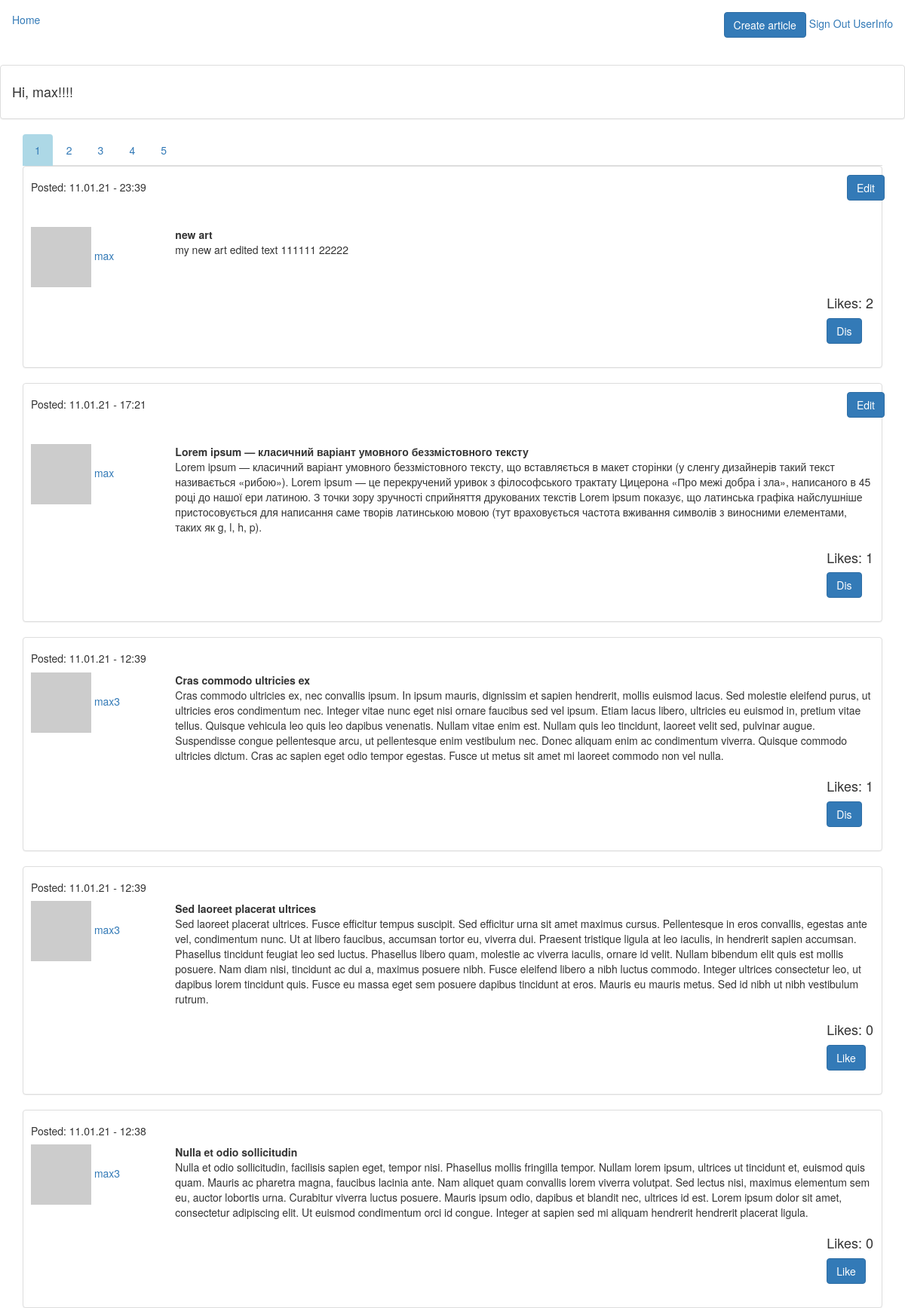
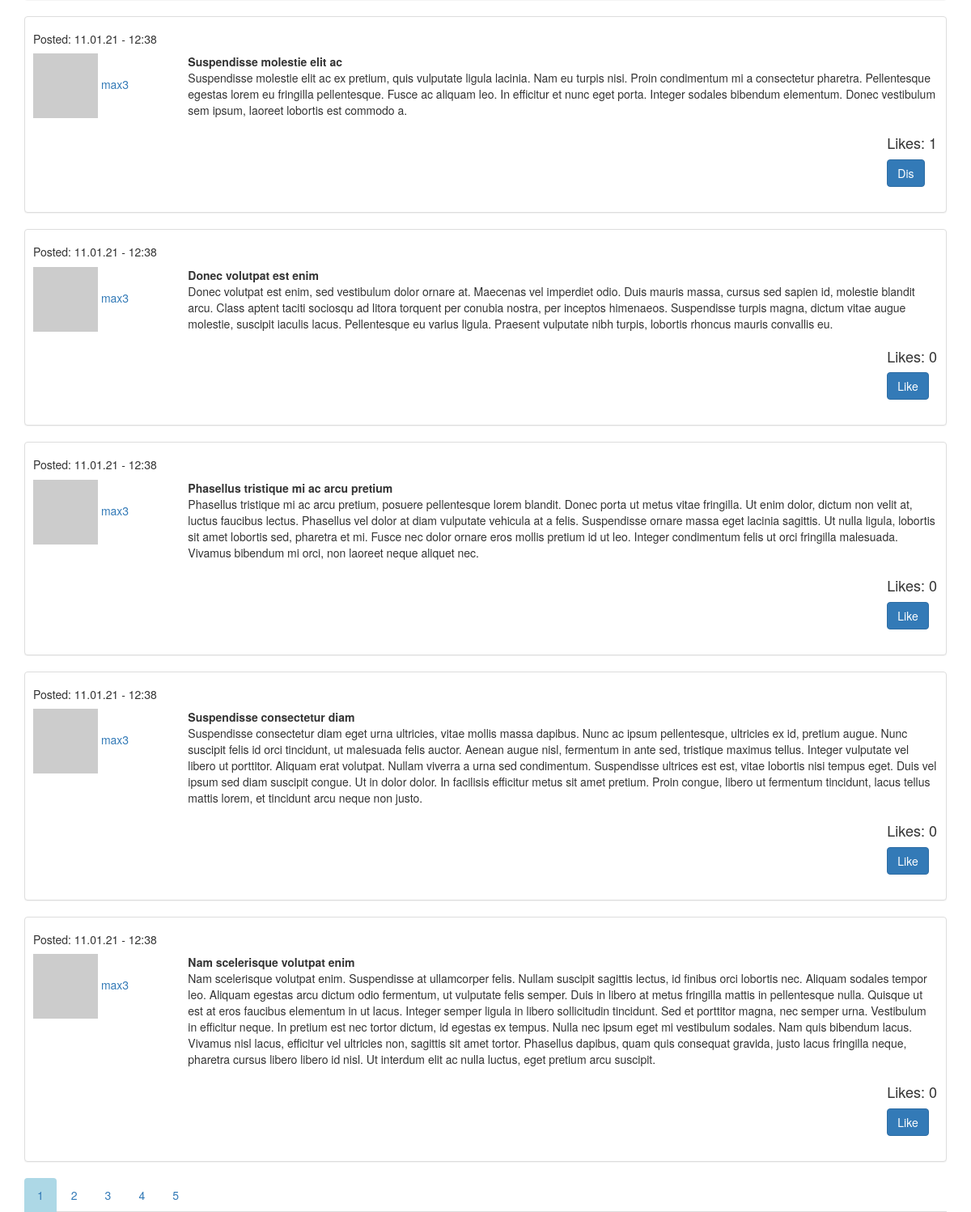
Page /post_page/1 (signed in) on the committed database (2 pictures, top to bottom).
### app/models.py (models this page shows, shortened)
class User(UserMixin, db.Model):
    id = db.Column(db.Integer, primary_key=True)
    username = db.Column(db.String(64), index=True, unique=True)
    email = db.Column(db.String(128), index=True, unique=True)
    password_hash = db.Column(db.String(128))
    posts = db.relationship('Article', backref='author', lazy='dynamic')
    about_me = db.Column(db.String(140))
    last_seen = db.Column(db.DateTime, default=datetime.utcnow)
    def avatar(self, size):
        avacode = md5(self.email.encode('utf-8')).hexdigest()
        return 'https://www.gravatar.com/avatar/{}?d=identicon&=s={}'.format(avacode, size)

class Article(db.Model):
    id = db.Column(db.Integer, primary_key=True)
    title = db.Column(db.String(140))
    body = db.Column(db.String(1000))
    created_at = db.Column(db.DateTime, index=True, default=datetime.utcnow)
    edited_at = db.Column(db.DateTime, index=True)
    user_id = db.Column(db.Integer, db.ForeignKey('user.id'))
    likes = db.relationship('User', secondary=likes, backref=db.backref('likes',lazy='dynamic'))
    def liked_by_user(self, user):
        return user in self.likes
    def get_likes_count(self):
        return len(self.likes)
    def get_create_time(self):
        return self.created_at.strftime('%d.%m.%y - %H:%M')

### app/routes.py (the view)
@app.route('/post_page/<page>')
@login_required
def post_page(page):
    page_num = int(page)
    posts_count = int(Article.query.count())
    posts_per_page = 10
    total_pages = ceil(posts_count / posts_per_page)
    if page_num not in range(1, total_pages + 1):
        abort(404)
    if page_num*10 < posts_count:
        begin = (page_num - 1) * posts_per_page
        end = begin + posts_per_page - 1
    else:
        begin = (page_num - 1) * posts_per_page
        end = posts_count - 1
    posts = Article.query.order_by(Article.created_at.desc()).all()
    if current_user.is_authenticated:
        name = current_user.username
    else:
        name = 'Guest'
    return render_template('posts.html', title='Posts, page {}'.format(page_num),
     user={'name':name}, posts=posts[begin:(end+1)], page_num=page_num, total_pages=total_pages)

### app/models.py (called while the page is built)
@login.user_loader
def load_user(id):
    return User.query.get(int(id))

### app/routes.py (called while the page is built)
@app.before_request
def before_request():
    if current_user.is_authenticated:
        current_user.last_seen = datetime.utcnow()
        db.session.commit()

### app/templates/posts.html
{% extends 'base.html' %}
{% block app_content %}
<ul class="nav nav-tabs">
    {% for page in range(1, total_pages+1) %}
        {% if  page == page_num %}
        <li class="nav-item">
            <a class="nav-link active" style="background: lightblue;" href="/post_page/{{page}}"> {{page}}</a>
        </li>
        {% else %}
        <li class="nav-item">
            <a class="nav-link" href="/post_page/{{page}}">{{page}}</a>
        </li>
        {% endif %}
    {% endfor %}
</ul>
{% for post in posts %}
<div class="panel panel-default">
    <div class="panel-body" style="padding: 10px;">
        <div class="row">
            <div class="col-md-3">
                <h5>
                    Posted: {{post.get_create_time()}}
                </h5>
            </div>
            {% if post.author.username == current_user.username%}
            <div class="navbar navbar=default">
                <div style="float:right">
                    <a class="btn btn-primary" href="/edit_post?post_id={{post.id}}">Edit</a>
                </div>
            </div>
            {% endif %}
        </div>
        <div class="row">
            <div class="col-md-2">
                <img src="{{ post.author.avatar(36) }}">
                <a href="{{ url_for('user', username=post.author.username) }}">{{ post.author.username }}</a>
            </div>
            <div class="col-md-10">
                <b>{{ post.title }}</b>
                <p>{{ post.body }}</p>
            </div>
        </div>
        <div class="navbar navbar=default" style="float:right">
                <div>
                    <h4>
                        Likes: {{post.get_likes_count()}}
                    </h4>
                </div>
                {% if post.liked_by_user(current_user) %}
                <a class="btn btn-primary" href="/post_page/dislike?post_id={{post.id}}">Dis</a>
                {% else %}
                <a class="btn btn-primary" href="/post_page/like?post_id={{post.id}}">Like</a>
                {% endif %}
        </div>
    </div>
</div>
{% endfor %}
<ul class="nav nav-tabs">
    {% for page in range(1, total_pages+1) %}
        {% if  page == page_num %}
        <li class="nav-item">
            <a class="nav-link active" style="background: lightblue;" href="/post_page/{{page}}"> {{page}}</a>
        </li>
        {% else %}
        <li class="nav-item">
            <a class="nav-link" href="/post_page/{{page}}">{{page}}</a>
        </li>
        {% endif %}
    {% endfor %}
</ul>
{% endblock %}

### app/templates/base.html (shortened to what this page needs)
{% extends 'bootstrap/base.html' %}
{% block navbar %}
    <nav class="navbar navbar=default" style="padding: 15px;">
        <a href="/index">Home</a>
        <div style="float:right">
            {% if current_user.is_anonymous %}
            <a href="/sign_in">Sign In</a>
            <a href="/sign_up">Sign Up</a>
            {% else %}
            <a class="btn btn-primary " href="/create_article">Create article</a>
            <a href="/sign_out">Sign Out</a>
            <a href="/user/{{ current_user.username }}">UserInfo</a>
            {% endif %}
        </div>
    </nav>
{% endblock %}
{% block content %}
    <div class="panel panel-default">
        <div class="panel-body">
            {% if current_user.is_anonymous  %}
                <h4>Hi, Guest!!!!</h4>
            {% else %}
                <h4>Hi, {{current_user.username }}!!!!</h4>
            {% endif %}
        </div>
    </div>
    <div class="container">
        {% block app_content %}
        {% endblock %}
    </div>
{% endblock %}

### rows in the picture
User: username "max"
Article: get_create_time "11.01.21 - 23:39", author.username "max", title "new art", body "my new art edited text 111111 22222", get_likes_count "2"
Article: get_create_time "11.01.21 - 17:21", author.username "max", title "Lorem ipsum — класичний варіант умовного беззмістовного тексту", body "Lorem ipsum — класичний варіант умовного беззмістовного тексту, що вставляється в макет сторінки (у сленгу дизайнерів такий текст називається «рибою»). Lorem ipsum — це перекручений уривок з філософського трактату Цицерона «Про межі добра і зла», написаного в 45 році до нашої ери латиною. З точки зору зручності сприйняття друкованих текстів Lorem ipsum показує, що латинська графіка найслушніше пристосовується для написання саме творів латинською мовою (тут враховується частота вживання символів з виносними елементами, таких як g, l, h, p).", get_likes_count "1"
Article: get_create_time "11.01.21 - 12:39", author.username "max3", title "Cras commodo ultricies ex", body "Cras commodo ultricies ex, nec convallis ipsum. In ipsum mauris, dignissim et sapien hendrerit, mollis euismod lacus. Sed molestie eleifend purus, ut ultricies eros condimentum nec. Integer vitae nunc eget nisi ornare faucibus sed vel ipsum. Etiam lacus libero, ultricies eu euismod in, pretium vitae tellus. Quisque vehicula leo quis leo dapibus venenatis. Nullam vitae enim est. Nullam quis leo tincidunt, laoreet velit sed, pulvinar augue. Suspendisse congue pellentesque arcu, ut pellentesque enim vestibulum nec. Donec aliquam enim ac condimentum viverra. Quisque commodo ultricies dictum. Cras ac sapien eget odio tempor egestas. Fusce ut metus sit amet mi laoreet commodo non vel nulla.", get_likes_count "1"
Article: get_create_time "11.01.21 - 12:39", author.username "max3", title "Sed laoreet placerat ultrices", body "Sed laoreet placerat ultrices. Fusce efficitur tempus suscipit. Sed efficitur urna sit amet maximus cursus. Pellentesque in eros convallis, egestas ante vel, condimentum nunc. Ut at libero faucibus, accumsan tortor eu, viverra dui. Praesent tristique ligula at leo iaculis, in hendrerit sapien accumsan. Phasellus tincidunt feugiat leo sed luctus. Phasellus libero quam, molestie ac viverra iaculis, ornare id velit. Nullam bibendum elit quis est mollis posuere. Nam diam nisi, tincidunt ac dui a, maximus posuere nibh. Fusce eleifend libero a nibh luctus commodo. Integer ultrices consectetur leo, ut dapibus lorem tincidunt quis. Fusce eu massa eget sem posuere dapibus tincidunt at eros. Mauris…", get_likes_count "0"
Article: get_create_time "11.01.21 - 12:38", author.username "max3", title "Nulla et odio sollicitudin", body "Nulla et odio sollicitudin, facilisis sapien eget, tempor nisi. Phasellus mollis fringilla tempor. Nullam lorem ipsum, ultrices ut tincidunt et, euismod quis quam. Mauris ac pharetra magna, faucibus lacinia ante. Nam aliquet quam convallis lorem viverra volutpat. Sed lectus nisi, maximus elementum sem eu, auctor lobortis urna. Curabitur viverra luctus posuere. Mauris ipsum odio, dapibus et blandit nec, ultrices id est. Lorem ipsum dolor sit amet, consectetur adipiscing elit. Ut euismod condimentum orci id congue. Integer at sapien sed mi aliquam hendrerit hendrerit placerat ligula.", get_likes_count "0"
Article: get_create_time "11.01.21 - 12:38", author.username "max3", title "Suspendisse molestie elit ac", body "Suspendisse molestie elit ac ex pretium, quis vulputate ligula lacinia. Nam eu turpis nisi. Proin condimentum mi a consectetur pharetra. Pellentesque egestas lorem eu fringilla pellentesque. Fusce ac aliquam leo. In efficitur et nunc eget porta. Integer sodales bibendum elementum. Donec vestibulum sem ipsum, laoreet lobortis est commodo a.", get_likes_count "1"
Article: get_create_time "11.01.21 - 12:38", author.username "max3", title "Donec volutpat est enim", body "Donec volutpat est enim, sed vestibulum dolor ornare at. Maecenas vel imperdiet odio. Duis mauris massa, cursus sed sapien id, molestie blandit arcu. Class aptent taciti sociosqu ad litora torquent per conubia nostra, per inceptos himenaeos. Suspendisse turpis magna, dictum vitae augue molestie, suscipit iaculis lacus. Pellentesque eu varius ligula. Praesent vulputate nibh turpis, lobortis rhoncus mauris convallis eu.", get_likes_count "0"
Article: get_create_time "11.01.21 - 12:38", author.username "max3", title "Phasellus tristique mi ac arcu pretium", body "Phasellus tristique mi ac arcu pretium, posuere pellentesque lorem blandit. Donec porta ut metus vitae fringilla. Ut enim dolor, dictum non velit at, luctus faucibus lectus. Phasellus vel dolor at diam vulputate vehicula at a felis. Suspendisse ornare massa eget lacinia sagittis. Ut nulla ligula, lobortis sit amet lobortis sed, pharetra et mi. Fusce nec dolor ornare eros mollis pretium id ut leo. Integer condimentum felis ut orci fringilla malesuada. Vivamus bibendum mi orci, non laoreet neque aliquet nec.", get_likes_count "0"
Article: get_create_time "11.01.21 - 12:38", author.username "max3", title "Suspendisse consectetur diam", body "Suspendisse consectetur diam eget urna ultricies, vitae mollis massa dapibus. Nunc ac ipsum pellentesque, ultricies ex id, pretium augue. Nunc suscipit felis id orci tincidunt, ut malesuada felis auctor. Aenean augue nisl, fermentum in ante sed, tristique maximus tellus. Integer vulputate vel libero ut porttitor. Aliquam erat volutpat. Nullam viverra a urna sed condimentum. Suspendisse ultrices est est, vitae lobortis nisi tempus eget. Duis vel ipsum sed diam suscipit congue. Ut in dolor dolor. In facilisis efficitur metus sit amet pretium. Proin congue, libero ut fermentum tincidunt, lacus tellus mattis lorem, et tincidunt arcu neque non justo.", get_likes_count "0"
Article: get_create_time "11.01.21 - 12:38", author.username "max3", title "Nam scelerisque volutpat enim", body "Nam scelerisque volutpat enim. Suspendisse at ullamcorper felis. Nullam suscipit sagittis lectus, id finibus orci lobortis nec. Aliquam sodales tempor leo. Aliquam egestas arcu dictum odio fermentum, ut vulputate felis semper. Duis in libero at metus fringilla mattis in pellentesque nulla. Quisque ut est at eros faucibus elementum in ut lacus. Integer semper ligula in libero sollicitudin tincidunt. Sed et porttitor magna, nec semper urna. Vestibulum in efficitur neque. In pretium est nec tortor dictum, id egestas ex tempus. Nulla nec ipsum eget mi vestibulum sodales. Nam quis bibendum lacus. Vivamus nisl lacus, efficitur vel ultricies non, sagittis sit amet tortor. Phasellus dapibus, quam…", get_likes_count "0"

### other values in the picture
{{ page }} "1"
{{ page }} "2" "3" "4" "5"
